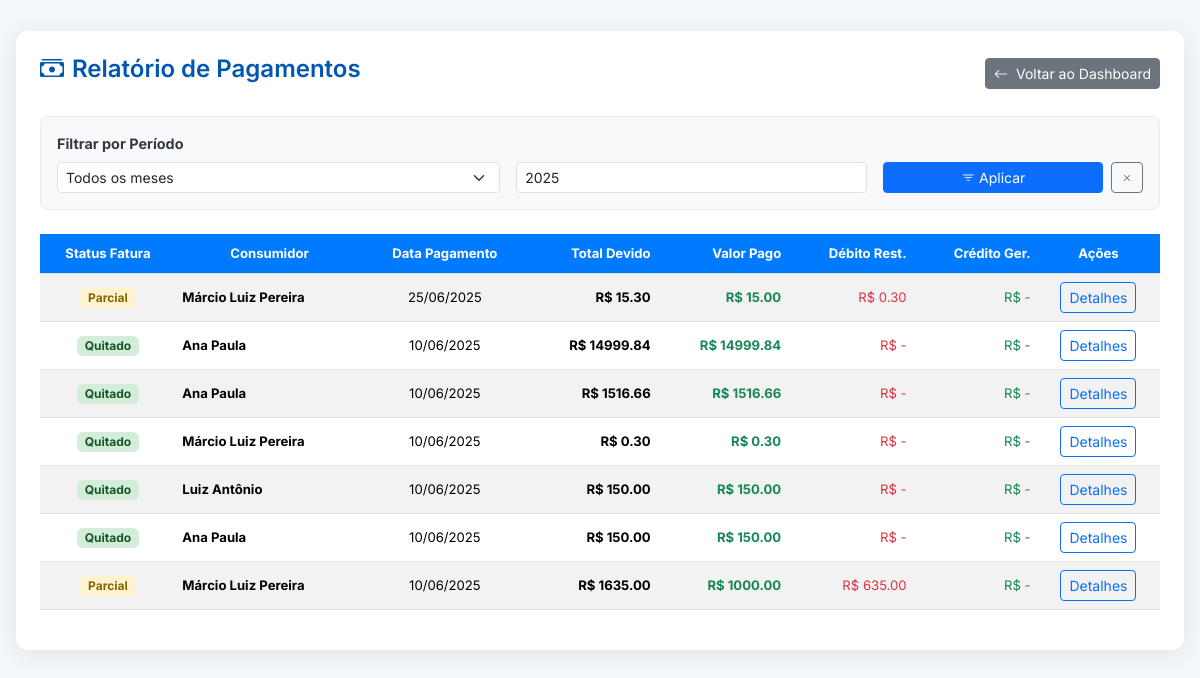
Page /listar-pagamentos (signed in) on the committed database.
### tables this page shows
CREATE TABLE pagamentos (
            id INTEGER PRIMARY KEY AUTOINCREMENT,
            consumidor_id INTEGER,
            leitura_id INTEGER NOT NULL,
            data_pagamento TEXT NOT NULL,
            forma_pagamento TEXT NOT NULL,
            valor_pago REAL NOT NULL,
            dias_atraso INTEGER,
            valor_multa REAL,
            saldo_credor REAL,
            saldo_devedor REAL, valor_juros REAL, total_corrigido REAL,
            FOREIGN KEY(leitura_id) REFERENCES leituras(id),
            FOREIGN KEY(consumidor_id) REFERENCES consumidores(id)
        );

CREATE TABLE consumidores (
    id INTEGER PRIMARY KEY AUTOINCREMENT,
    nome TEXT NOT NULL,
    cpf TEXT NOT NULL UNIQUE,
    rg TEXT,
    endereco TEXT,
    telefone TEXT,
    hidrometro_num TEXT NOT NULL UNIQUE
);

### app.py (the view)
@app.route('/listar-pagamentos')
@login_required
def listar_pagamentos():
    try:
        db = get_db()
        page = request.args.get('page', 1, type=int)
        mes_filtro = request.args.get('mes', '')
        ano_filtro = request.args.get('ano', '')
        PER_PAGE = 20
        offset = (page - 1) * PER_PAGE
        base_query = "FROM pagamentos p JOIN consumidores c ON p.consumidor_id = c.id"
        conditions = []
        params = {}
        if mes_filtro:
            conditions.append("strftime('%m', p.data_pagamento) = :mes")
            params['mes'] = mes_filtro.zfill(2)
        if ano_filtro:
            conditions.append("strftime('%Y', p.data_pagamento) = :ano")
            params['ano'] = ano_filtro
        params['limit'] = PER_PAGE
        params['offset'] = offset
        where_clause = ""
        if conditions:
            where_clause = " WHERE " + " AND ".join(conditions)
        summary_query = f"SELECT COUNT(p.id), COALESCE(SUM(p.valor_pago), 0) {base_query} {where_clause}"
        params_summary = {k: v for k, v in params.items() if k not in ['limit', 'offset']}
        total_pagamentos_periodo, valor_arrecadado_periodo = db.execute(summary_query, params_summary).fetchone()
        data_query = f"SELECT p.*, c.nome {base_query} {where_clause} ORDER BY p.data_pagamento DESC, p.id DESC LIMIT :limit OFFSET :offset"
        pagamentos = db.execute(data_query, params).fetchall()
        total_items = total_pagamentos_periodo
        total_pages = math.ceil(total_items / PER_PAGE) if total_items > 0 else 1
        pagination = {
            "page": page, "total_pages": total_pages,
            "has_prev": page > 1, "has_next": page < total_pages
        }
        return render_template(
            'listar_pagamentos.html',
            pagamentos=pagamentos,
            pagination=pagination,
            mes_filtro=mes_filtro,
            ano_filtro=ano_filtro,
            ano_atual=datetime.now().year,
            total_pagamentos_periodo=total_pagamentos_periodo,
            valor_arrecadado_periodo=valor_arrecadado_periodo
        )
    except Exception as e:
        app.logger.error(f"Erro ao listar pagamentos: {e}", exc_info=True)
        flash("Ocorreu um erro ao carregar o relatório de pagamentos.", "danger")
        return redirect(url_for('dashboard'))

### app.py (called while the page is built)
def get_db():
    if 'db' not in g:
        g.db = sqlite3.connect(DATABASE)
        g.db.row_factory = sqlite3.Row
    return g.db

def login_required(f):
    @wraps(f)
    def decorated_function(*args, **kwargs):
        if 'usuario' not in session:
            flash('Você precisa estar logado para acessar esta página.', 'warning')
            return redirect(url_for('login'))
        return f(*args, **kwargs)
    return decorated_function

### templates/listar_pagamentos.html (shortened to what this page needs)
<!DOCTYPE html>
<html lang="pt-BR">
<head>
    <link href="https://cdn.jsdelivr.net/npm/bootstrap@5.3.3/dist/css/bootstrap.min.css" rel="stylesheet" />
    <link href="https://cdn.jsdelivr.net/npm/bootstrap-icons@1.11.3/font/bootstrap-icons.min.css" rel="stylesheet">
</head>
<body>
    <div class="container-fluid">
        <div class="main-card">
            <div class="d-flex justify-content-between align-items-center mb-4">
                <h3><i class="bi bi-cash-stack me-2"></i>Relatório de Pagamentos</h3>
                <a href="{{ url_for('dashboard') }}" class="btn btn-secondary btn-sm">
                    <i class="bi bi-arrow-left me-1"></i> Voltar ao Dashboard
                </a>
            </div>
            <div class="filter-section p-3 mb-4">
                <form method="get" class="row g-3 align-items-end">
                    <div class="col-md-5">
                        <label for="mes" class="form-label fw-bold">Filtrar por Período</label>
                        <select name="mes" id="mes" class="form-select form-select-sm">
                            <option value="">Todos os meses</option>
                        </select>
                    </div>
                    <div class="col-md-4">
                        <input type="number" name="ano" id="ano" class="form-control form-control-sm"
                               value="{{ ano_filtro or ano_atual }}"
                               min="2020" max="{{ ano_atual }}" step="1" required>
                    </div>
                    <div class="col-md-3 d-flex">
                        <button type="submit" class="btn btn-primary btn-sm w-100 me-2"><i class="bi bi-filter"></i> Aplicar</button>
                        <a href="{{ url_for('listar_pagamentos') }}" class="btn btn-outline-secondary btn-sm"><i class="bi bi-x"></i></a>
                    </div>
                </form>
            </div>
            <div class="table-responsive">
                <table class="table table-striped table-hover align-middle">
                    <thead>
                        <tr>
                            <th>Status Fatura</th>
                            <th>Consumidor</th>
                            <th>Data Pagamento</th>
                            <th class="text-numeric">Total Devido</th>
                            <th class="text-numeric">Valor Pago</th>
                            <th class="text-numeric">Débito Rest.</th>
                            <th class="text-numeric">Crédito Ger.</th>
                            <th>Ações</th>
                        </tr>
                    </thead>
                    <tbody>
                        {% for p in pagamentos %}
                        <tr>
                            <td>
                                {% if p.saldo_devedor > 0.01 %}
                                    <span class="badge status-parcial">Parcial</span>
                                {% else %}
                                    <span class="badge status-quitado">Quitado</span>
                                {% endif %}
                            </td>
                            <td class="text-start fw-bold">{{ p.nome }}</td>
                            <td>
                                {% set date_parts = p.data_pagamento.split('-') %}
                                {{ date_parts[2] }}/{{ date_parts[1] }}/{{ date_parts[0] }}
                            </td>
                            <td class="text-numeric fw-bold">R$ {{ "%.2f"|format(p.total_corrigido|float) }}</td>
                            <td class="text-numeric fw-bold text-success">R$ {{ "%.2f"|format(p.valor_pago|float) }}</td>
                            <td class="text-numeric text-danger">R$ {{ "%.2f"|format(p.saldo_devedor|float) if p.saldo_devedor > 0 else '-' }}</td>
                            <td class="text-numeric text-success">R$ {{ "%.2f"|format(p.saldo_credor|float) if p.saldo_credor > 0 else '-' }}</td>
                            <td>
                                <a href="{{ url_for('gerar_comprovante_pdf', leitura_id=p.leitura_id) }}" class="btn btn-sm btn-outline-primary">Detalhes</a>
                            </td>
                        </tr>
                        {% else %}
                        <tr>
                           <td colspan="8" class="text-center p-5 text-muted">
                               Nenhum pagamento encontrado para os filtros selecionados.
                           </td>
                        </tr>
                        {% endfor %}
                    </tbody>
                </table>
            </div>
        </div>
    </div>
</body>
</html>

### templates/listar_pagamentos.html (style rules this page uses)
body { font-family: 'Inter', sans-serif; background-color: #f4f7f9; color: #343a40; font-size: 0.9rem; }
.container-fluid { padding: 1rem; }
.main-card { background-color: #ffffff; padding: 1.5rem; border-radius: 12px; box-shadow: 0 4px 25px rgba(0, 0, 0, 0.08); margin-top: 15px; }
h3 { color: #0056b3; font-weight: 600; font-size: 1.5rem; }
.filter-section { background-color: #f8f9fa; border: 1px solid #e9ecef; border-radius: 8px; }
.table { font-size: 0.82rem; }
.table th { background-color: #007bff; color: white; white-space: normal; text-align: center; vertical-align: middle; padding: 0.6rem 0.4rem; }
.table td { vertical-align: middle; padding: 0.5rem 0.4rem; text-align: center; }
.badge { font-size: 0.75rem; }
.status-quitado { background-color: #d4edda; color: #155724; }
.status-parcial { background-color: #fff3cd; color: #856404; }
.text-numeric { text-align: right !important; }
.text-danger { color: #dc3545 !important; }
.text-success { color: #198754 !important; }

### rows in the picture
pagamentos: shows "Parcial", nome "Márcio Luiz Pereira", date_parts "25", date_parts "06", date_parts "2025", total_corrigido "15.30", valor_pago "15.00", saldo_devedor "0.30", saldo_credor "-"
pagamentos: shows "Quitado", nome "Ana Paula", date_parts "10", date_parts "06", date_parts "2025", total_corrigido "14999.84", valor_pago "14999.84", saldo_devedor "-", saldo_credor "-"
pagamentos: shows "Quitado", nome "Ana Paula", date_parts "10", date_parts "06", date_parts "2025", total_corrigido "1516.66", valor_pago "1516.66", saldo_devedor "-", saldo_credor "-"
pagamentos: shows "Quitado", nome "Márcio Luiz Pereira", date_parts "10", date_parts "06", date_parts "2025", total_corrigido "0.30", valor_pago "0.30", saldo_devedor "-", saldo_credor "-"
pagamentos: shows "Quitado", nome "Luiz Antônio", date_parts "10", date_parts "06", date_parts "2025", total_corrigido "150.00", valor_pago "150.00", saldo_devedor "-", saldo_credor "-"
pagamentos: shows "Quitado", nome "Ana Paula", date_parts "10", date_parts "06", date_parts "2025", total_corrigido "150.00", valor_pago "150.00", saldo_devedor "-", saldo_credor "-"
pagamentos: shows "Parcial", nome "Márcio Luiz Pereira", date_parts "10", date_parts "06", date_parts "2025", total_corrigido "1635.00", valor_pago "1000.00", saldo_devedor "635.00", saldo_credor "-"
